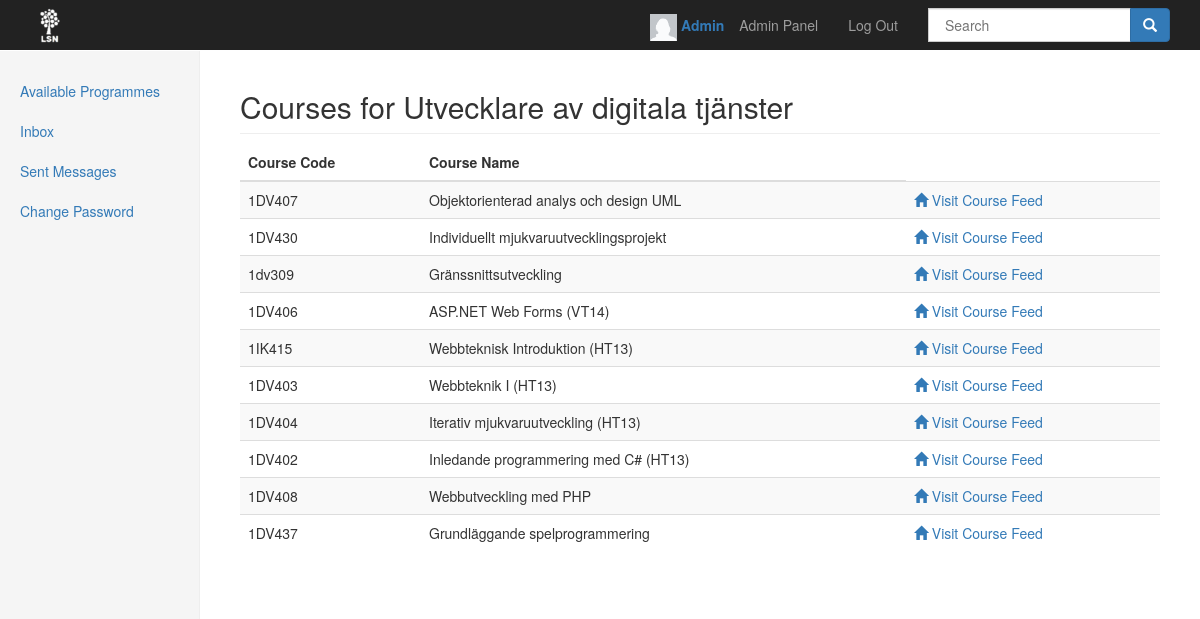
Screenshot of /Feed/index.php?UDCourseLocation (signed in) with the database file from the repository.
### tables this page shows
CREATE TABLE IF NOT EXISTS `course` (
  `CourseId` int(11) NOT NULL AUTO_INCREMENT,
  `CourseName` varchar(100) NOT NULL,
  `CourseCode` varchar(20) NOT NULL,
  `RssUrl` varchar(255) NOT NULL,
  `Schedule` varchar(255) DEFAULT NULL,
  PRIMARY KEY (`CourseId`)
);

### Feed/Model/Dao/Repository.php (called while the page is built, shortened)
<?php
abstract class Repository
{
	protected $dbConnection;
    protected function connection()
    {
	    try
	    {
	    	if ($this->dbConnection == null)
	    	{
	            $this->dbConnection = new PDO(Settings::$DB_CONNECTION, Settings::$DB_USERNAME, Settings::$DB_PASSWORD);
		        $this->dbConnection->setAttribute(PDO::ATTR_ERRMODE, PDO::ERRMODE_EXCEPTION);
		        return $this->dbConnection;
	    	}
		}
		catch (Exception $e)
		{
			error_log($e->getMessage() . "\n", 3, Settings::$ERROR_LOG);
	    	if (Settings::$DO_DEBUG)
	    	{
	        	throw $e;
	        }
	        else
	        {
	        	header("Location: /". Settings::$ROOT_PATH . "/error.html");
				die('An unknown error has happened');
	        }
		}
  	}
}

### Feed/Model/LoginModel.php (called while the page is built, shortened)
<?php
class LoginModel{
    public function getId()
    {
        return $_SESSION['id'];
    }
}

### Feed/Model/Dao/MessagesRepository.php (called while the page is built, shortened)
<?php
require_once('Model/Dao/Repository.php');
 class MessagesRepository extends Repository
 {
	private static $UserId = "UserId";
	private $db;
	private $table;
	public function __construct() {
		$this->table = "messages";
		$this->db = $this->connection();
	}
 	public function getIfOpenOrNot($userId) {
 		try
		{
			$sql = "SELECT * FROM $this->table WHERE ".self::$UserId."= ?";
			$query = $this->db->prepare($sql);
			$params = array($userId);
			$query->execute($params);
			$results = $query->fetchAll();
 			return NULL;
		}
		catch (PDOException $e)
		{
			header("Location: /". Settings::$ROOT_PATH . "/error.html");
			die('An unknown error has happened');
		}
 	}
 }

### Feed/index.php (called while the page is built, shortened)
<?php
require_once("View/BaseView.php");
try
{
	$masterController = new MasterController();
	$html = $masterController->doControll();
}
catch (Exception $e)
{
	error_log($e->getMessage() . "\n", 3, Settings::$ERROR_LOG);
	if (Settings::$DO_DEBUG)
	{
		throw $e;
	}
}
?>

### Feed/Model/Dao/CourseRepository.php (called while the page is built, shortened)
<?php
require_once('Model/Dao/Repository.php');
 class CourseRepository extends Repository
 {
	private $db;
	private $courseTable;
 	private static $programID = "ProgramId";
 	private static $courseID = "CourseId";
 	private static $courseName = "CourseName";
 	private static $courseCode = "CourseCode";
 	private $key;
	public function __construct() {
		$this->dbTable = "programcourse";
		$this->courseTable = "course";
		$this->db = $this->connection();
	}
	public function getCourseCode($id)
	{
		try {
			$sql = "SELECT " . self::$courseCode . " FROM $this->courseTable WHERE " . self::$courseID . " = ?";
			$query = $this->db->prepare($sql);
			$params = array($id);
			$query->execute($params);
			$result = $query->fetch();
			if ($result)
			{
				return $result['CourseCode'];
			}
			return null;
		} catch (Exception $e) {
			header("Location: /". Settings::$ROOT_PATH . "/error.html");
			die('An unknown error has happened');
		}
	}
	public function GetAllCourseNr($programId)
	{
		try {
			$sql = "SELECT CourseId FROM $this->dbTable WHERE " . self::$programID . "= ?";
			$params = array($programId);
			$query = $this->db->prepare($sql);
			$query->execute($params);
			$results = $query->fetchAll();
			return $results;
		} catch (Exception $e) {
			header("Location: /". Settings::$ROOT_PATH . "/error.html");
			die('An unknown error has happened');
		}
	}
	public function getCourses($nrcourses)
	{
		try{
			foreach ($nrcourses as $key) {
				$this->key = $key;
			}
			$sql ="SELECT * FROM $this->courseTable WHERE " . self::$courseID . " = ?";
			$query = $this->db->prepare($sql);
			$params = array($this->key);
			$query->execute($params);
			$results = $query->fetchAll();
			if ($results) {
				foreach ($results as $result)
				{
					if ($result['CourseId'] == $this->key) {
						$courseName[] =  $result['CourseName'];
					}
				}
				return $courseName;
			}
			else
			{
				return null;
			}
	}
		catch (PDOException $e)
		{
			header("Location: /". Settings::$ROOT_PATH . "/error.html");
			die('An unknown error has happened');
		}
	}
	public function getCourseID($courseName)
	{
			try{
			$sql ="SELECT * FROM $this->courseTable WHERE " . self::$courseName . " = ?";
			$query = $this->db->prepare($sql);
			$params = array($courseName);
			$query->execute($params);
			$results = $query->fetchAll();
			if ($results) {
				foreach ($results as $result)
				{
					if ($result['CourseName'] == $courseName) {
						$courseid =  $result['CourseId'];
					}
				}
				return $courseid;
			}
			else {
				return null;
			}
	}
		catch (PDOException $e)
		{
			header("Location: /". Settings::$ROOT_PATH . "/error.html");
			die('An unknown error has happened');
		}
	}
 }

### Feed/View/CourseView.php (the view, shortened to what this page needs)
<?php
require_once('Model/Dao/MessagesRepository.php');
require_once('Model/Dao/CourseRepository.php');
require_once('View/BaseView.php');
require_once('Model/LoginModel.php');
class CourseView extends BaseView
{
    private $courseRepository;
    protected $loginModel;
    private $messageRepository;
    public function __construct()
    {
        $this->courseRepository = new CourseRepository();
        $this->loginModel = new LoginModel();
        $this->messageRepository = new MessagesRepository();
    }
    public function getProgramName($id)
    {
      if ($id === 1)
      {
        return "Webbprogrammerare";
      }
      else if ($id === 2)
      {
        return "Utvecklare av digitala tjänster";
      }
      else if ($id === 3)
      {
        return "Interaktionsdesigner";
      }
    }
     public function GetCourseHTML($id)
     {
          $programName = $this->getProgramName($id);
             $html = $this->cssView("Courses for " . $this->getProgramName($id));
          $open = $this->messageRepository->getIfOpenOrNot($this->loginModel->getId());
                      if ($open != null) {
                           if ($open == 1) {
                         $html .= '<li><a name="Inbox" href="?' . $this->inboxLocation ."&".$this->id."=".$this->loginModel->getId().'">Inbox <span class="badge">1</span></a></li>';
                       }
                       else {
                           $html .= '<li><a name="Inbox" href="?' . $this->inboxLocation ."&".$this->id."=".$this->loginModel->getId().'">Inbox  <span class="badge">' . $open . '</span></a></li>';
                       }
                      }
                      else {
                          $html .= '<li><a name="Inbox" href="?' . $this->inboxLocation ."&".$this->id."=".$this->loginModel->getId().'">Inbox</a></li><span class="sr-only">(current)</span></a></li>';
                      }
                  $html .= '<li><a name="Inbox" href="?' . $this->sendLocation ."&".$this->id."=".$this->loginModel->getId().'">Sent Messages</a></li>'.
                  '<li><a href="?' . $this->changePasswordLocation . '">Change Password</span></a></li>
                  </ul>
                </div>';
                $html .= '<div class="col-sm-9 col-sm-offset-3 col-md-10 col-md-offset-2 main">
                ' . $this->message . '';
            $html .= '<h2 class="sub-header" style="word-break: break-all;">Courses for ' . $programName . '</h2>
          <div class="table-responsive">
            <table class="table table-striped">
              <thead>
                <tr>
                  <th>Course Code</th>
                  <th>Course Name</th>
                </tr>
              </thead>
              <tbody>';
                $nrcourses = $this->courseRepository->GetAllCourseNr($id);
                if (isset($nrcourses) && empty($nrcourses) == false)
                {
                    foreach ($nrcourses as $key)
                    {
                        $courses[] = $this->courseRepository->getCourses($key);
                    }
                    if ($courses != null && empty($courses) == false)
                    {
                        foreach ($courses as $course)
                        {
                            foreach ($course as $key)
                            {
                                $courseId = $this->courseRepository->getCourseID($key);
                                $courseCode = $this->courseRepository->getCourseCode($courseId);
                                $html .=
                                        '<tr>
                                          <td>' . $courseCode . '</td>
                                          <td>' . $key . '</td>
                                          <td>
                                          <a href="?' . $this->course . '&' . $this->id . '=' . $courseId. '"> <span class="glyphicon glyphicon-home" aria-hidden=true></span> Visit Course Feed</a>
                                          </td>';
                            }
                        }
                    }
                }
                  $html .= '</tbody>
                </table>
              </div>
            </div>
          </div>
        </div>
    ';
    return $html;
    }
}

### Feed/css/customCss.css (style rules this page uses)
body { padding-top: 50px; padding-bottom: 20px; }
.sub-header { padding-bottom: 10px; border-bottom: 1px solid #eee; }
.nav-sidebar > li > a { padding-right: 20px; padding-left: 20px; }
.main { padding: 20px; }
@media (min-width: 768px) { .main { padding-right: 40px; padding-left: 40px; } }

### rows the page displays
course: courseCode "1DV407"
course: courseCode "1DV430"
course: courseCode "1dv309"
course: courseCode "1DV406"
course: courseCode "1IK415"
course: courseCode "1DV403"
course: courseCode "1DV404"
course: courseCode "1DV402"
course: courseCode "1DV408"
course: courseCode "1DV437"

### other values shown
$username "Admin"
$programName "Utvecklare av digitala tjänster"
$key "Objektorienterad analys och design UML"
$key "Individuellt mjukvaruutvecklingsprojekt"
$key "Gränssnittsutveckling"
$key "ASP.NET Web Forms (VT14)"
$key "Webbteknisk Introduktion (HT13)"
$key "Webbteknik I (HT13)"
$key "Iterativ mjukvaruutveckling (HT13)"
$key "Inledande programmering med C# (HT13)"
$key "Webbutveckling med PHP"
$key "Grundläggande spelprogrammering"
